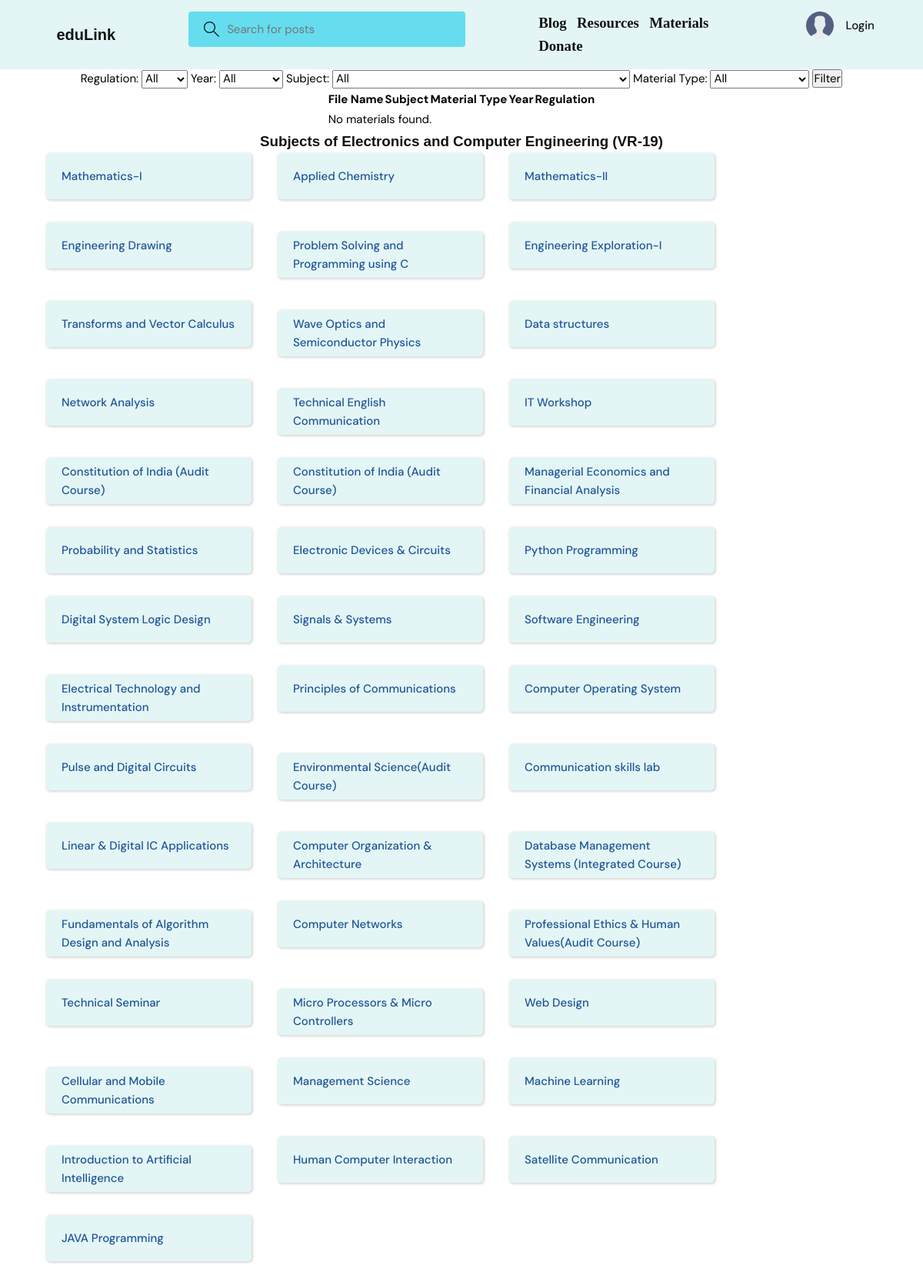
The app's page /materials/subjects/ with its own data.
### materials/models.py (models this page shows, shortened)
class Subject(models.Model):
    name = models.CharField(max_length=100)

### materials/views.py (the view)
# urls.py: path('subjects/', subject_list, name='subject_list'),
def subject_list(request):
    subjects = Subject.objects.all()
    context = {'subjects': subjects}
    return render(request, 'subject_list.html', context)

### templates/subject_list.html (shortened to what this page needs)
{% extends 'main.html' %}
{% block content %}
<!DOCTYPE html>
<html>
<head>
</head>
<body>
	<center>
	<form action="" method="get">
		<label for="regulation">Regulation:</label>
		<select name="regulation" id="regulation">
			<option value="">All</option>
		</select>
		<label for="year">Year:</label>
		<select name="year" id="year">
			<option value="">All</option>
		</select>
		<label for="subject">Subject:</label>
		<select name="subject" id="subject">
			<option value="">All</option>
		</select>
		<label for="material_type">Material Type:</label>
		<select name="material_type" id="material_type">
			<option value="">All</option>
		</select>
		<button type="submit">Filter</button>
	</form>
	<table>
		<thead>
			<tr>
				<th>File Name</th>
				<th>Subject</th>
				<th>Material Type</th>
				<th>Year</th>
				<th>Regulation</th>
			</tr>
		</thead>
		<tbody>
			{% for material in materials %}
			<tr>
				<td><a href="{{ material.file.url }}" target="_blank">{{ material.file.name }}</a></td>
				<td>{{ material.subject.name }}</td>
				<td>{{ material.material_type }}</td>
				<td>{{ material.get_study_year_display }}</td>
				<td>{{ material.regulation }}</td>
			</tr>
			{% empty %}
			<tr>
				<td colspan="5">No materials found.</td>
			</tr>
			{% endfor %}
		</tbody>
	</table>
</center>
</body>
</html>
  <center> <h3 class="text-center" style="color: #121213; font-family: 'Arial', sans-serif; font-size: 1.25em;">Subjects of Electronics and Computer Engineering (VR-19)</h3> </center>
  <div class="container">
    <div class="row">
      <div class="col-12">
        <div class="d-flex justify-content-between flex-wrap">
          {% for subject in subjects %}
            <a href="{% url 'material_list' subject.id %}" class="btn btn-primary subject-btn"  style="margin-right: 3rem; margin-bottom: 3rem;">{{ subject.name }}</a>
          {% endfor %}
        </div>
      </div>
    </div>
  </div>
{% endblock %}

### static/styles/style.css (style rules this page uses)
:root { --color-main: #205498; --color-main-light: #97EBF4; --color-dark: #e3f6f5; --color-dark-medium: #65DDEF; --color-dark-light: #1a8ba1; --color-light: #f7f7f7; --color-gray: #121213; --color-light-gray: #000000; --color-bg: radial-gradient(circle at 18.7% 37.8%, rgb(250, 250, 250) 0%, rgb(225, 234, 238) 90%); --color-success: #5dd693; --color-error: #fc4b0b; }
* { font-family: "DM Sans", -apple-system, BlinkMacSystemFont, "Segoe UI", Roboto, Oxygen, Ubuntu, Cantarell, "Open Sans", "Helvetica Neue", sans-serif; margin: 0; padding: 0; box-sizing: border-box; text-rendering: optimizeLegibility; font-size: inherit; }
html { font-size: 56.25%; }
@media only screen and (min-width: 1200px) { html { font-size: 62.5%; } }
body { line-height: 1.6; font-weight: 400; font-size: 1.5rem; color: var(--color-light-gray); background-color: var(--color-bg); min-height: 100vh; }
a { display: inline-block; color: var(--color-main); text-decoration: none; }
.container { max-width: 120rem; width: 90%; margin: auto; }
.btn { background-color: transparent; border: none; display: inline-flex; align-items: center; gap: 1rem; cursor: pointer; transition: all ease-in-out 0.3s; padding: 1rem 2rem; border-radius: 5px; box-shadow: 1px 1px 3px 1px rgba(0, 0, 0, 0.15); font-weight: 500; }

### templates/subject_list.html (style rules this page uses)
.subject-btn { width: 267px; height: 60px; }
.btn { background-color: #e3f6f5; }

### records on screen
Subject: name "Mathematics-I"
Subject: name "Applied Chemistry"
Subject: name "Mathematics-II"
Subject: name "Engineering Drawing"
Subject: name "Problem Solving and Programming using C"
Subject: name "Engineering Exploration-I"
Subject: name "Transforms and Vector Calculus"
Subject: name "Wave Optics and Semiconductor Physics"
Subject: name "Data structures"
Subject: name "Network Analysis"
Subject: name "Technical English Communication"
Subject: name "IT Workshop"
Subject: name "Constitution of India (Audit Course)"
Subject: name "Constitution of India (Audit Course)"
Subject: name "Managerial Economics and Financial Analysis"
Subject: name "Probability and Statistics"
Subject: name "Electronic Devices & Circuits"
Subject: name "Python Programming"
Subject: name "Digital System Logic Design"
Subject: name "Signals & Systems"
Subject: name "Software Engineering"
Subject: name "Electrical Technology and Instrumentation"
Subject: name "Principles of Communications"
Subject: name "Computer Operating System"
Subject: name "Pulse and Digital Circuits"
Subject: name "Environmental Science(Audit Course)"
Subject: name "Communication skills lab"
Subject: name "Linear & Digital IC Applications"
Subject: name "Computer Organization & Architecture"
Subject: name "Database Management Systems (Integrated Course)"
Subject: name "Fundamentals of Algorithm Design and Analysis"
Subject: name "Computer Networks"
Subject: name "Professional Ethics & Human Values(Audit Course)"
Subject: name "Technical Seminar"
Subject: name "Micro Processors & Micro Controllers"
Subject: name "Web Design"
Subject: name "Cellular and Mobile Communications"
Subject: name "Management Science"
Subject: name "Machine Learning"
Subject: name "Introduction to Artificial Intelligence"
Subject: name "Human Computer Interaction"
Subject: name "Satellite Communication"
Subject: name "JAVA Programming"
